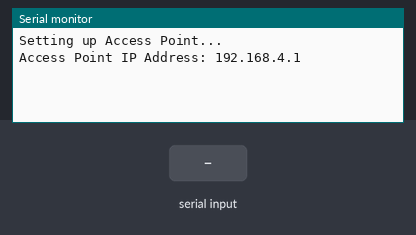
Recording of a sketch running on a simulated ESP8266 (NodeMCU). On the bench: the last lines printed to the serial monitor. The inputs (shaded band) are chosen by the test bench.

Above: at 2.2 s.
2.3 s: "90,45,200\n" received over Serial
At 2.8 s:
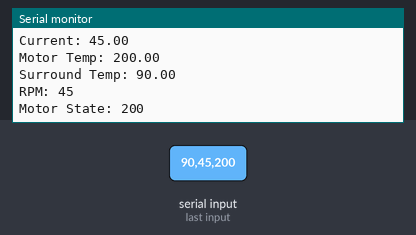
3.8 s: "90,45\n" received over Serial
At 4.9 s:
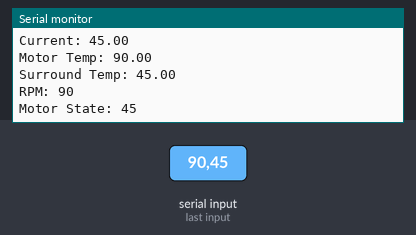
5.3 s: "90,45,200,10\n" received over Serial
At 6.3 s:
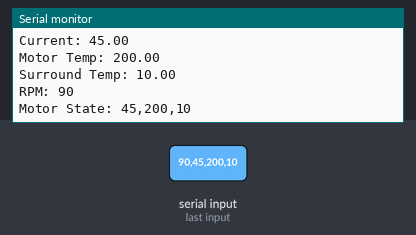
6.8 s: "5\n" received over Serial
At 8.1 s:
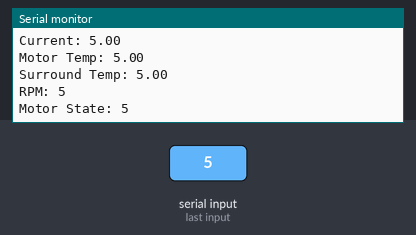
Timing chart, 0 to 9.3 s (numbered marks = the images above; inputs shaded):
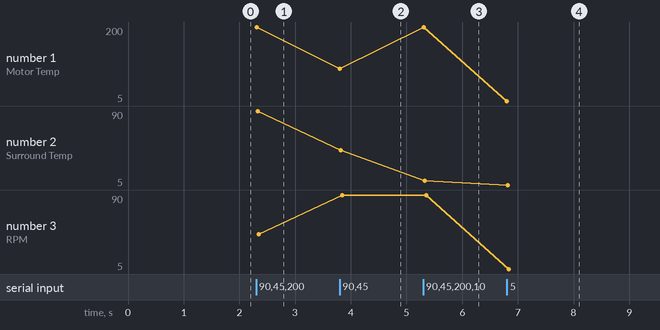

The sketch:

ESP_WEBSITE_CODE.ino
```cpp
#include <ESP8266WiFi.h>           // Correct WiFi library for ESP8266
#include <ESP8266WebServer.h>       // WebServer library for ESP8266

// Set up the Access Point SSID and password
const char* ap_ssid = "motor_protection_system";  // Name of the access point
const char* ap_password = "123456789";        // Password for the access point

// Create web server on port 80
ESP8266WebServer server(80);

// Variables to store parsed sensor data
float voltage = 0;
float current = 0;
  float tempMotor = 0;
float tempSurround = 0;
int rpm = 0;
String motorState = "";

// Setup: Initializes Serial communication and starts Access Point
void setup() {
  // Start Serial communication
  Serial.begin(9600);
  delay(1000);  // Wait for Serial Monitor to start

  // Start the Access Point (AP)
  Serial.println("Setting up Access Point...");
  WiFi.softAP(ap_ssid, ap_password);  // Start the ESP8266 as an Access Point

  // Print the IP address of the Access Point
  IPAddress IP = WiFi.softAPIP();
  Serial.print("Access Point IP Address: ");
  Serial.println(IP);

  // Set up the web server route
  server.on("/", handleRoot);  // Serve the web page when accessing root URL

  // Start the web server
  server.begin();
}

void loop() {
  // Handle incoming client requests for the web server
  server.handleClient();

  // Check for incoming serial data from Arduino (or other microcontroller)
  if (Serial.available()) {
    String incomingData = Serial.readStringUntil('\n');  // Read incoming serial data
    Serial.println("incomingData");
   Serial.println(incomingData);
    parseData(incomingData);
    // Parse the data
  }
}

// Function to parse the comma-separated sensor data from Arduino
void parseData(String data) {
  // Find the indices of the commas to split the data
  int commaIndex1 = data.indexOf(',');
  int commaIndex2 = data.indexOf(',', commaIndex1 + 1);
  int commaIndex3 = data.indexOf(',', commaIndex2 + 1);
  int commaIndex4 = data.indexOf(',', commaIndex3 + 1);
  int commaIndex5 = data.indexOf(',', commaIndex4 + 1);

  // Parse the data and assign values to variables
  voltage = data.substring(0, commaIndex1).toFloat();
  current = data.substring(commaIndex1 + 1, commaIndex2).toFloat();
  tempMotor = data.substring(commaIndex2 + 1, commaIndex3).toInt();
  tempSurround = data.substring(commaIndex3 + 1, commaIndex4).toInt();
  rpm = data.substring(commaIndex4 + 1).toInt();

  // The motor state is the last item in the data
 motorState = data.substring(commaIndex5 + 1);  // Get the motor state ("Running" or "Stopped")

  // Optionally print parsed data for debugging
  Serial.println("Parsed Data:");
  Serial.print("Voltage: "); Serial.println(voltage);
  Serial.print("Current: "); Serial.println(current);
  Serial.print("Motor Temp: "); Serial.println(tempMotor);
  Serial.print("Surround Temp: "); Serial.println(tempSurround);
  Serial.print("RPM: "); Serial.println(rpm);
  Serial.print("Motor State: "); Serial.println(motorState);
}

// Function to handle the root URL of the web server (display data)
void handleRoot() {
  String html = "<html><head>";

  // Adding some basic styling for a modern and clean look
  html += "<style>";
  html += "body { font-family: Arial, sans-serif; background-color: #f4f4f9; margin: 0; padding: 0; color: #333; }";
  html += "header { background-color: #4CAF50; padding: 15px; color: white; text-align: center; font-size: 24px; }";
  html += "h1 { margin: 0; font-size: 28px; }";
  html += "p { font-size: 18px; margin: 10px 0; }";
  html += ".container { max-width: 800px; margin: 20px auto; padding: 20px; background-color: white; box-shadow: 0 4px 8px rgba(0, 0, 0, 0.1); border-radius: 8px; }";
  html += ".data-item { font-size: 20px; color: #555; }";
  html += ".data-item b { color: #4CAF50; }";
  html += ".footer { text-align: center; margin-top: 20px; font-size: 14px; color: #888; }";
  html += "</style>";

  // Auto-refresh the page every 1 second
  html += "<meta http-equiv='refresh' content='1'>";  // This line forces a refresh every 1 second

  // Header of the page
  html += "</head><body>";
  html += "<header><h1>Motor Protection System</h1></header>";

  // Main content container
  html += "<div class='container'>";
  html += "<p class='data-item'><b>Voltage:</b> " + String(voltage) + " V</p>";
  html += "<p class='data-item'><b>Current:</b> " + String(current) + " A</p>";
  html += "<p class='data-item'><b>Motor Temperature:</b> " + String(tempMotor) + " °C</p>";
  html += "<p class='data-item'><b>Surrounding Temperature:</b> " + String(tempSurround) + " °C</p>";
  html += "<p class='data-item'><b>RPM:</b> " + String(rpm) + "</p>";
  html += "<p class='data-item'><b>Motor State:</b> " + motorState + "</p>";

  // Footer
  html += "<div class='footer'>Motor Protection System - ESP8266</div>";

  html += "</div>"; // Close container div
  html += "</body></html>";

  // Send the HTML content as a response
  server.send(200, "text/html", html);
}
```

Measured:
- after the input at 2.3 s, the serial monitor: prints a new line at once (image 1)
- after the input at 3.8 s, the serial monitor: prints a new line at once (image 2)
- after the input at 5.3 s, the serial monitor: prints a new line at once (image 3)
- after the input at 6.8 s, the serial monitor: prints a new line at once (image 4)
- plotted number 1: 200 → 5 after the input at 6.8 s
- plotted number 2: 45 → 10 after the input at 5.3 s, 10 → 5 after the input at 6.8 s
- plotted number 3: 90 → 5 after the input at 6.8 s
